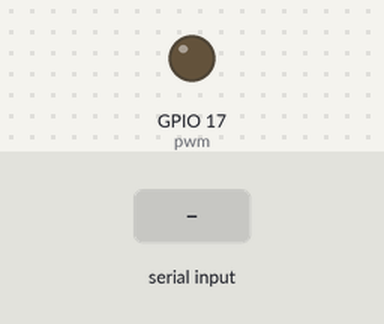
Bench run of a program on a simulated Raspberry Pi (BCM pin numbers). Shown: output pins drawn as LEDs (lit = HIGH). Inputs (shaded band) come from the test bench. Threads take turns every 2 ms; what the program prints to the terminal is not drawn.

Above: at 1.2 s.
1.3 s: "1" typed at the terminal, then Enter
At 2.5 s:
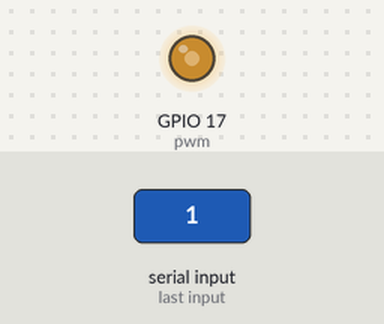
2.8 s: "2" typed at the terminal, then Enter
At 3.7 s:
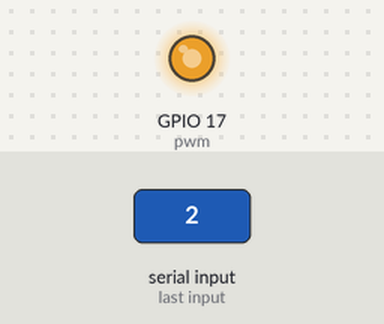
4.3 s: "3" typed at the terminal, then Enter
At 4.9 s:
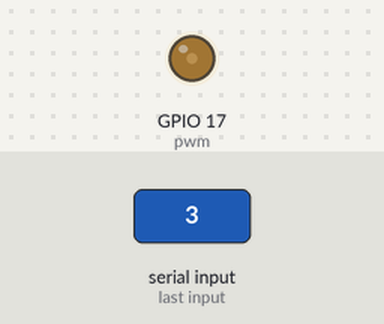
5.8 s: "4" typed at the terminal, then Enter
At 6.3 s:
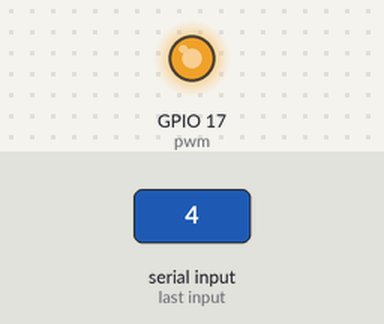
Timing chart, 0 to 8.3 s (numbered marks = the images above; inputs shaded):
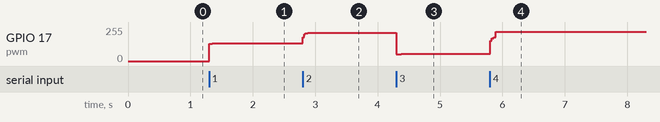

Measured:
- after the input at 1.3 s, GPIO 17 (pwm): 0/255 → 133/255 at once
- after the input at 2.8 s, GPIO 17 (pwm): 133/255 → 211/255 at once
- after the input at 4.3 s, GPIO 17 (pwm): 211/255 → 51/255 at once, → 55/255 0.08 s later
- after the input at 5.8 s, GPIO 17 (pwm): 55/255 → 221/255 at once

The program:

gpio_LED1.py
```python
import RPi.GPIO as GPIO
import time
import math
import threading
import sys
import select
import tty
import termios

# GPIO 설정
GPIO.setmode(GPIO.BCM)
GPIO.setup(17, GPIO.OUT)
pwm = GPIO.PWM(17, 1000)  # 1kHz 주파수
pwm.start(0)

# 전역 변수
current_mode = 0
running = True

def get_char():
    """비블로킹 키 입력 받기"""
    fd = sys.stdin.fileno()
    old_settings = termios.tcgetattr(fd)
    try:
        tty.setcbreak(fd)  # cbreak를 setcbreak로 수정
        if select.select([sys.stdin], [], [], 0.1):
            ch = sys.stdin.read(1)
            return ch
    finally:
        termios.tcsetattr(fd, termios.TCSADRAIN, old_settings)
    return None

def calm_wave():
    """차분한 파형 - 느린 사인파"""
    t = 0
    while current_mode == 1 and running:
        try:
            # 느린 사인파, 부드러운 변화
            brightness = 50 + 40 * math.sin(t * 0.5)  # 10~90% 밝기
            pwm.ChangeDutyCycle(max(0, min(100, brightness)))
            t += 0.1
            time.sleep(0.05)
        except Exception as e:
            print(f"calm_wave 오류: {e}")
            break

def exciting_wave():
    """신나는 파형 - 빠른 복합파"""
    t = 0
    while current_mode == 2 and running:
        try:
            # 빠른 사인파 + 코사인파 조합
            base_wave = math.sin(t * 3)
            accent_wave = 0.3 * math.cos(t * 7)
            brightness = 60 + 35 * (base_wave + accent_wave)
            pwm.ChangeDutyCycle(max(0, min(100, brightness)))
            t += 0.1
            time.sleep(0.02)
        except Exception as e:
            print(f"exciting_wave 오류: {e}")
            break

def sad_wave():
    """우울한 파형 - 불규칙한 저주파"""
    t = 0
    while current_mode == 3 and running:
        try:
            # 낮은 밝기에서 천천히 변화하는 복합파
            slow_wave = math.sin(t * 0.3)
            irregular_wave = 0.2 * math.sin(t * 1.7)
            brightness = 20 + 25 * (slow_wave + irregular_wave)
            pwm.ChangeDutyCycle(max(5, min(50, brightness)))  # 최대 50%까지만
            t += 0.1
            time.sleep(0.08)
        except Exception as e:
            print(f"sad_wave 오류: {e}")
            break

def focus_wave():
    """집중력 있는 파형 - 규칙적인 펄스"""
    t = 0
    while current_mode == 4 and running:
        try:
            # 규칙적인 펄스파 (사각파 형태의 삼각함수)
            base_sin = math.sin(t * 2)
            # 사인파를 이용해 펄스 형태 만들기
            if base_sin > 0.5:
                brightness = 80
            elif base_sin > -0.5:
                brightness = 60
            else:
                brightness = 40

            # 부드러운 전환을 위한 추가 사인파
            smooth = 10 * math.sin(t * 8)
            final_brightness = brightness + smooth

            pwm.ChangeDutyCycle(max(0, min(100, final_brightness)))
            t += 0.1
            time.sleep(0.03)
        except Exception as e:
            print(f"focus_wave 오류: {e}")
            break

def stop_lighting():
    """조명 끄기"""
    try:
        pwm.ChangeDutyCycle(0)
    except Exception as e:
        print(f"stop_lighting 오류: {e}")

def cleanup():
    """GPIO 정리"""
    try:
        pwm.stop()
        GPIO.cleanup()
    except Exception as e:
        print(f"cleanup 오류: {e}")

def main():
    global current_mode, running

    print("=== 감정별 조명 제어 시스템 ===")
    print("1: 차분한 조명 (느린 사인파)")
    print("2: 신나는 조명 (빠른 복합파)")
    print("3: 우울한 조명 (불규칙한 저주파)")
    print("4: 집중 조명 (규칙적인 펄스)")
    print("0: 조명 끄기")
    print("q: 종료")
    print("\n키를 눌러 모드를 선택하세요...")

    lighting_thread = None

    try:
        while running:
            key = get_char()

            if key:
                # 이전 스레드 종료
                if lighting_thread and lighting_thread.is_alive():
                    current_mode = 0
                    lighting_thread.join(timeout=1)

                if key == '1':
                    print("차분한 조명 모드 활성화")
                    current_mode = 1
                    lighting_thread = threading.Thread(target=calm_wave)
                    lighting_thread.daemon = True
                    lighting_thread.start()

                elif key == '2':
                    print("신나는 조명 모드 활성화")
                    current_mode = 2
                    lighting_thread = threading.Thread(target=exciting_wave)
                    lighting_thread.daemon = True
                    lighting_thread.start()

                elif key == '3':
                    print("우울한 조명 모드 활성화")
                    current_mode = 3
                    lighting_thread = threading.Thread(target=sad_wave)
                    lighting_thread.daemon = True
                    lighting_thread.start()

                elif key == '4':
                    print("집중 조명 모드 활성화")
                    current_mode = 4
                    lighting_thread = threading.Thread(target=focus_wave)
                    lighting_thread.daemon = True
                    lighting_thread.start()

                elif key == '0':
                    print("조명 끄기")
                    current_mode = 0
                    stop_lighting()

                elif key == 'q' or key == 'Q':
                    print("프로그램을 종료합니다.")
                    running = False
                    break

            time.sleep(0.1)

    except KeyboardInterrupt:
        print("\n프로그램이 중단되었습니다.")

    finally:
        current_mode = 0
        running = False
        if lighting_thread and lighting_thread.is_alive():
            lighting_thread.join(timeout=1)
        cleanup()

if __name__ == "__main__":
    main() 
```
